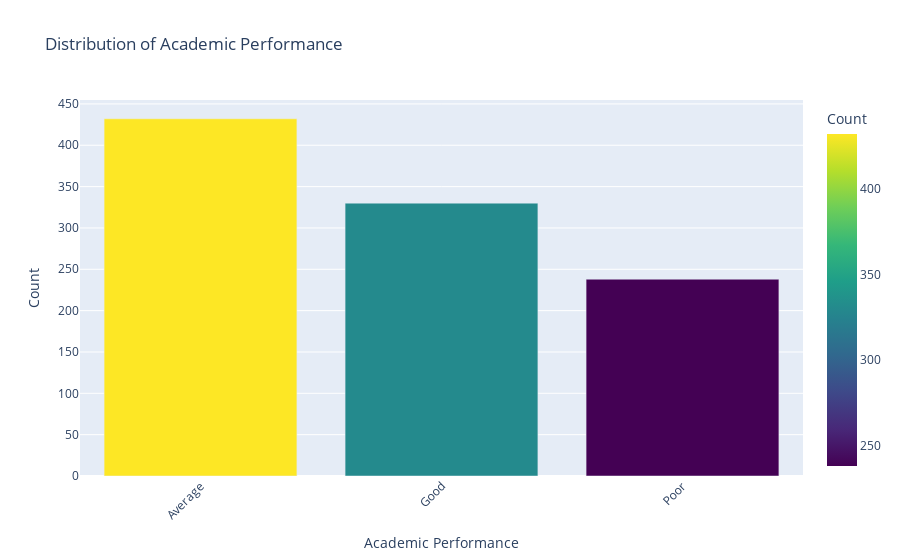

Write notebook code for a chart like this one.
### Markdown cell above
Here Gender class is not equally distributed. The majority of the students are male with 59.6% and the minority are female with 40.4%.

### Code cell
#Performance {1:good ,2: average, 3:poor}
performance_counts = df['academic_performance'].value_counts().reset_index()
performance_counts.columns = ['Academic Performance', 'Count']

fig = px.bar(performance_counts, 
              x='Academic Performance', 
              y='Count', 
              title='Distribution of Academic Performance', 
              color='Count', 
              color_continuous_scale='viridis')

fig.update_layout(xaxis_title='Academic Performance', 
                  yaxis_title='Count', 
                  xaxis_tickangle=-45)

fig.show()  #for notebook
#fig.show("png") #for github it only supports non interactive

### Figure 1 — Plotly figure (JSON) as saved in the notebook; plotly's stock layout.template omitted (floating-point values rounded to 4 significant figures)
{"data": [{"alignmentgroup": "True", "hovertemplate": "Academic Performance=%{x}<br>Count=%{marker.color}<extra></extra>", "legendgroup": "", "marker": {"color": [432, 330, 238], "coloraxis": "coloraxis", "pattern": {"shape": ""}}, "name": "", "offsetgroup": "", "orientation": "v", "showlegend": false, "textposition": "auto", "x": ["Average", "Good", "Poor"], "xaxis": "x", "y": [432, 330, 238], "yaxis": "y", "type": "bar"}], "layout": {"xaxis": {"anchor": "y", "domain": [0.0, 1.0], "title": {"text": "Academic Performance"}, "tickangle": -45}, "yaxis": {"anchor": "x", "domain": [0.0, 1.0], "title": {"text": "Count"}}, "coloraxis": {"colorbar": {"title": {"text": "Count"}}, "colorscale": [[0.0, "#440154"], [0.1111, "#482878"], [0.2222, "#3e4989"], [0.3333, "#31688e"], [0.4444, "#26828e"], [0.5556, "#1f9e89"], [0.6667, "#35b779"], [0.7778, "#6ece58"], [0.8889, "#b5de2b"], [1.0, "#fde725"]]}, "legend": {"tracegroupgap": 0}, "title": {"text": "Distribution of Academic Performance"}, "barmode": "relative"}}
